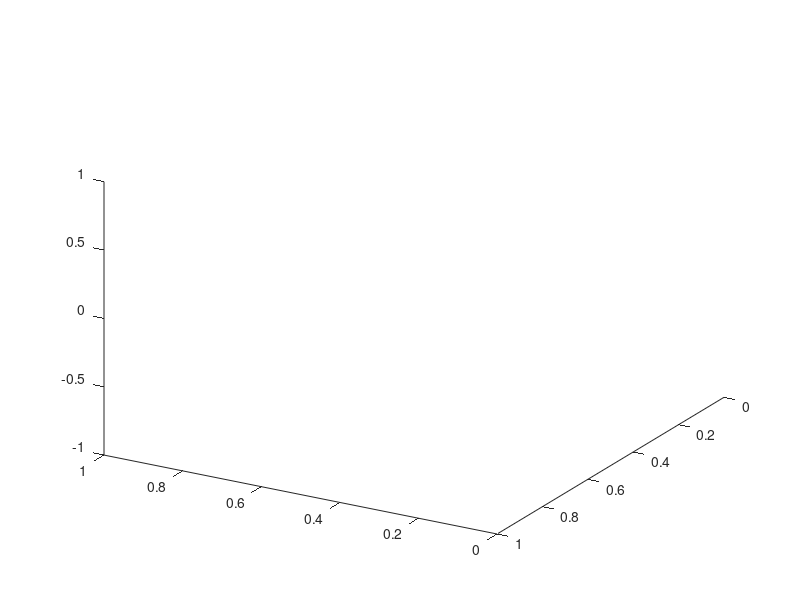

Write the MATLAB code that produced this figure. (Note: this script raises an error after producing the figure.)
figure(99999999);clf;
view(-150, 30);hold on;
%%
pvar x1 x2 x3;
%% Unsafe regions
C1 = (x1+4)^2+(x2-6)^2+(x3+2)^2-4;
C2 = (x1+3)^2+(x2+4)^2+(x3+4)^2-4;
C3 = (x1-4)^2+(x2-0)^2+(x3-0)^2-5;
C4 = (x1+4)^2+(x2-2)^2+(x3-4)^2-5;
%% Initial Barrier function with autonomous system
B_0 = -926163.9939077364*x1^6+257027.8194382421*x1^5*x2+1114280.643786584*x1^5*x3+201240.346766742*x1^4*x2^2-263537.4669273091*x1^4*x2*x3-1410172.924076108*x1^4*x3^2-620021.4707155579*x1^3*x2^3-470731.5188031173*x1^3*x2^2*x3+317313.2904248089*x1^3*x2*x3^2+87524.32825363729*x1^3*x3^3-1750806.968972303*x1^2*x2^4+11797.01047546853*x1^2*x2^3*x3+1885958.774594082*x1^2*x2^2*x3^2-15661.03621528457*x1^2*x2*x3^3-2658944.807774647*x1^2*x3^4+161311.6659057942*x1*x2^5+1720917.65384088*x1*x2^4*x3+33510.17871710166*x1*x2^3*x3^2-548727.4794381509*x1*x2^2*x3^3-283738.5365229551*x1*x2*x3^4-1419784.451496469*x1*x3^5-142597.4104408523*x2^6+52138.6132987351*x2^5*x3-163184.3653689249*x2^4*x3^2+166950.0761301221*x2^3*x3^3-566806.182745123*x2^2*x3^4-239442.1396904833*x2*x3^5-642690.1133243747*x3^6-696830.9098147663*x1^5+330862.4377695156*x1^4*x2+1807509.806103987*x1^4*x3+837267.4911669964*x1^3*x2^2-23873.92242735565*x1^3*x2*x3+1170593.804869505*x1^3*x3^2-518019.1556930111*x1^2*x2^3+65372.33762398906*x1^2*x2^2*x3+445767.6496450633*x1^2*x2*x3^2+2459826.248696288*x1^2*x3^3-3245365.199848898*x1*x2^4-358203.7729891831*x1*x2^3*x3+1662729.359506953*x1*x2^2*x3^2-176631.4041140994*x1*x2*x3^3-4342254.528352661*x1*x3^4+19659.23283137218*x2^5+2043286.429218962*x2^4*x3+78317.54957940077*x2^3*x3^2-1414691.956066933*x2^2*x3^3-295160.6190596161*x2*x3^4-1330259.439048674*x3^5-832587.9732691126*x1^4-63982.40805285073*x1^3*x2-1200522.69071716*x1^3*x3+1180223.636218488*x1^2*x2^2+540692.9352467548*x1^2*x2*x3+8238006.592535419*x1^2*x3^2+502486.5898205069*x1*x2^3+2340828.244666143*x1*x2^2*x3+292984.6384099874*x1*x2*x3^2+4250629.284472954*x1*x3^3-1910669.519192282*x2^4-585297.0300103959*x2^3*x3+1328395.139199292*x2^2*x3^2+122192.1497847754*x2*x3^3-1243560.679877585*x3^4-1099835.963070786*x1^3-641480.9197385721*x1^2*x2-6280329.881647754*x1^2*x3-1015385.743818734*x1*x2^2+706630.9776949236*x1*x2*x3+5693445.394214684*x1*x3^2+593160.1654524104*x2^3+2109817.351721545*x2^2*x3+149805.8508851641*x2*x3^2+2589330.924597146*x3^3-199481.3337080848*x1^2-738979.0011165645*x1*x2-6346397.498020018*x1*x3-1108576.644199351*x2^2+343716.3917563515*x2*x3+726243.6550288534*x3^2+1496846.595672866*x1-309236.6831834472*x2-2509456.197763228*x3+411103.3481464338;
%% Initial Lyapunov function
V0 = 10*x1^4+1*x2^4+20*x3^4+2*x1^2*x2^2-4*x3^2*x2^2+3*x1^2*x3^2;
C0 = 5e-3;
%% Sublevel set of V0
C = 96.811595465770495;
%% Optimal CBF
B_1 = - 273.39650242684382419611210934818*x1^4 + 3.2589263027938537575778354948852*x1^3*x2 + 3.3562511580000289335146135272225*x1^3*x3 - 0.015310159136399738993850050405854*x1^3 + 49.560606565764210529323463561013*x1^2*x2^2 - 5.6863118500645093433831789297983*x1^2*x2*x3 - 1.839760885155375058630511375668*x1^2*x2 + 492.75971320250397411655285395682*x1^2*x3^2 - 1.5992531329666697104130435036495*x1^2*x3 - 0.06476811099359396084462758835798*x1^2 - 4.4810995274363758511526611982845*x1*x2^3 - 4.1790204996910276236121717374772*x1*x2^2*x3 + 1.897106711113640820087766769575*x1*x2^2 + 1.9410588550273071284379966527922*x1*x2*x3^2 + 4.6231191532671704891299668815918*x1*x2*x3 + 0.178092708725241050116139263082*x1*x2 + 1.5480254619169324659111453001969*x1*x3^3 + 2.7257282965782598793680335802492*x1*x3^2 + 0.12158874575605656265242515701175*x1*x3 - 0.000081013903294964385772697346155269*x1 - 16.986346934193537805413143360056*x2^4 + 2.7918880650780653063236513844458*x2^3*x3 + 1.7519110948437255359522168873809*x2^3 - 16.66612225822484916193388926331*x2^2*x3^2 + 1.182358264011557746897551623988*x2^2*x3 - 0.87342702549842854420347748600761*x2^2 - 3.6388353511441993148878282227088*x2*x3^3 - 0.58096981620094623188776949973544*x2*x3^2 - 0.69804408467847633978919930086704*x2*x3 + 0.000012981585341486740300303084905131*x2 - 241.85695481156326991367677692324*x3^4 - 0.27175859700355692316620093151869*x3^3 - 0.16597403855979686593258293214603*x3^2 + 0.000041307146010535933280515691334855*x3 + 694.5013932663647437948384322226;
%% New Lyapunov function
V = 0.6208611094349646*x1^4-0.02716156081164378*x1^3*x2-0.02708885812522822*x1^3*x3+0.2240094021882353*x1^2*x2^2+0.4399640327471952*x1^2*x2*x3-0.4691321899483339*x1^2*x3^2+0.04251686032081572*x1*x2^3+0.009187018405654742*x1*x2^2*x3-0.09220713868055416*x1*x2*x3^2-0.06760769468185925*x1*x3^3+0.1488568286343931*x2^4+0.02325223946328157*x2^3*x3+0.3816787511347403*x2^2*x3^2-0.04257663299873744*x2*x3^3+0.467569625242744*x3^4+0.03201239138642915*x1^3-0.01887157059636539*x1^2*x2-0.02573972940739003*x1^2*x3+0.03162825132940131*x1*x2^2+0.04361577201095797*x1*x2*x3-0.1037075490574651*x1*x3^2-0.003366067501592693*x2^3-0.01608336337051472*x2^2*x3+0.01202496046162058*x2*x3^2+0.0233276368120514*x3^3+0.9707911104056866*x1^2-0.01988459016624386*x1*x2-0.1019143611403437*x1*x3+0.3477003513384749*x2^2+0.1331396702460586*x2*x3+0.5228630711587768*x3^2+0.001316609278053213*x1+3.001695459008127e-05*x2-4.3784027128929e-05*x3+9.260142686821981;
C0 = 18.453381984491568; 
%% New CBF
B_2 = - 155.1679086098446305186371318996*x1^4 + 4.1252996118450422358137075207196*x1^3*x2 + 2.9124602544426410055677933996776*x1^3*x3 + 0.85952799101245902502199669470428*x1^3 + 105.90631553740665538043685955927*x1^2*x2^2 - 5.1585575458326564657340895792004*x1^2*x2*x3 + 0.125572929828481949510177173579*x1^2*x2 + 199.86697922935266547028732020408*x1^2*x3^2 - 0.86091909077676664896472402688232*x1^2*x3 - 0.52428040854687074645568145569996*x1^2 - 4.4496746331224690251815445662942*x1*x2^3 - 3.9648082648753373291583557147533*x1*x2^2*x3 - 0.6958962173263882888818443461787*x1*x2^2 + 0.96383174402158444671329107222846*x1*x2*x3^2 + 3.6200519139518085864892782410607*x1*x2*x3 + 0.28199208304735490226988758877269*x1*x2 + 1.6988023895713015853914384933887*x1*x3^3 + 3.4144460497930224640583674045047*x1*x3^2 - 0.0302249987980013415378444108228*x1*x3 - 0.01201525020178525679503955814198*x1 - 32.18598255732464963330130558461*x2^4 + 2.1632280599002062793090317427414*x2^3*x3 + 1.2304235413850548308545285181026*x2^3 - 42.94793927574850300743491970934*x2^2*x3^2 - 0.015348271395937286565303026009133*x2^2*x3 - 0.18808238111091313271572289522737*x2^2 - 3.1860582991845460831825675995788*x2*x3^3 - 2.0152199674301458642844409041572*x2*x3^2 - 0.28033030318193924435021813224012*x2*x3 - 0.0012680724745507429649521435877091*x2 - 81.672746819698787135166639927775*x3^4 + 0.20187490393271115274309579490364*x3^3 - 0.268294278726131762979889572307*x3^2 - 0.0090262717733285841026358298222476*x3 + 628.29526604568468428624328225851;
%% Plot
figure(9999);clf;hold on;
xlim([-dom dom]); ylim([-dom dom]); zlim([-dom dom]); view(-30,20);
dom = 20; domain = [-dom dom -dom dom -dom dom];
ph1= patch(pcontour3(C1,0,domain,'c')); set(ph1, 'FaceColor', 'none', 'EdgeColor', 'k' );
ph2= patch(pcontour3(C2,0,domain,'c')); set(ph2, 'FaceColor', 'none', 'EdgeColor', 'k' );
ph3= patch(pcontour3(C3,0,domain,'c')); set(ph3, 'FaceColor', 'none', 'EdgeColor', 'k' );
ph4= patch(pcontour3(C4,0,domain,'c')); set(ph4, 'FaceColor', 'none', 'EdgeColor', 'k' );
phV0= patch(pcontour3(V0,double(C0),domain,'G')); 
set(phV0,'EdgeAlpha',0.6, 'FaceColor', 'none', 'EdgeColor', 'g' );
phVC= patch(pcontour3(V0,double(C),domain,'G')); 
set(phVC,'EdgeAlpha',0.5, 'FaceColor', 'none', 'EdgeColor', 'M' );
%%
inH = patch(pcontour3(B_1,0,domain,'c'));
set(inH, 'EdgeAlpha',0.3,'FaceColor', 'none', 'EdgeColor', 'c','LineStyle','-','LineWidth',1.5 ); hold on;
%%
inV = patch(pcontour3(V,double(C0),domain,'r'));
set(inV, 'EdgeAlpha',1,'FaceColor', 'none', 'EdgeColor', 'r','LineStyle','-','LineWidth',1 ); hold on;
%%
inB = patch(pcontour3(B_2,0,domain,'g'));
set(inB, 'EdgeAlpha',1,'FaceColor', 'none', 'EdgeColor', 'g','LineStyle','-','LineWidth',1.5 ); hold on;


%%
% legend([ph4,ph1,h1],{'$h(x)\geq 0$','$V(x)\leq c_0$','$Vector Field$'}, 'Interpreter','latex','location','northwest');
legend([ph4,ph1],{'$h(x)\geq 0$','$V(x)\leq c_0$'}, 'Interpreter','latex','location','northwest');


title('');
xlabel('$x_1$','Interpreter','latex','Fontsize',18);
ylabel('$x_2$','Interpreter','latex','Fontsize',18);
zlabel('$x_3$','Interpreter','latex','Fontsize',18);
set(gca,'xtick',[-2,0,2]);
set(gca,'ytick',[-2,0,2]);
set(gca,'ztick',[-2,0,2]);
